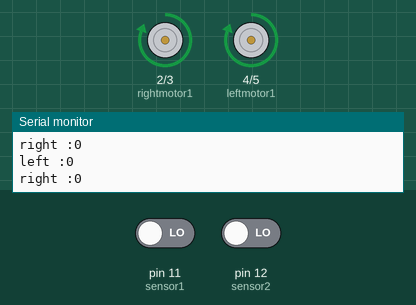
This sketch was run on a simulated Arduino Uno, built with avr-gcc and run on an emulated ATmega328P. On the bench: motor-driver pin pairs drawn as motors (green arrow = first pin HIGH = forward, orange = second pin HIGH = backward, longer = more drive), the last lines printed to the serial monitor. The test bench sets the inputs (shaded band); at power-on: pin 11 (sensor1) LOW, pin 12 (sensor2) LOW.

Above: at 1.2 s.
1.3 s: pin 11 (sensor1) driven HIGH
At 2.0 s:
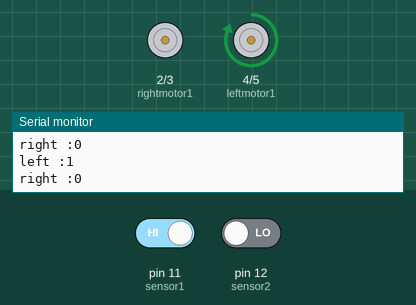
2.8 s: pin 12 (sensor2) driven HIGH
At 3.9 s:
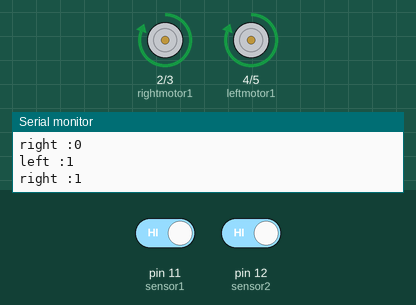
4.3 s: pin 11 (sensor1) driven LOW
At 5.1 s:
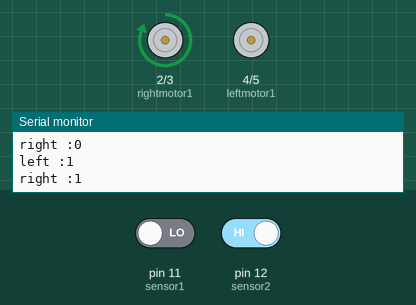
Timing chart, 0 to 7.3 s (numbered marks = the images above; inputs shaded):
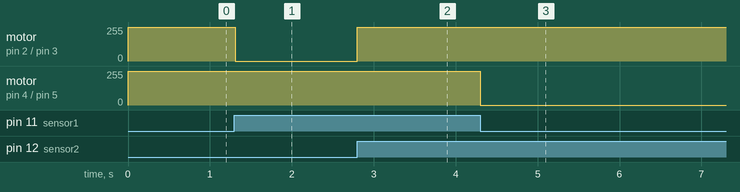

Measured:
- after the input at 1.3 s, motor on pin 2 (rightmotor1) / pin 3 (rightmotor2): forward 255/255 → stopped at once
- after the input at 2.8 s, motor on pin 2 (rightmotor1) / pin 3 (rightmotor2): stopped → forward 255/255 at once
- after the input at 4.3 s, motor on pin 4 (leftmotor1) / pin 5 (leftmotor2): forward 255/255 → stopped at once

The sketch:

robot.ino
```cpp
// 2,3- right
//4,5 -left

int sensor1 = 11; //left
int sensor2 = 12; //right
int rightmotor1 =2;
int rightmotor2 =3;
int leftmotor1 =4;
int leftmotor2 =5;

void setup() {
pinMode(sensor1,INPUT);
pinMode(sensor2,INPUT);
pinMode(rightmotor1, OUTPUT);
pinMode(rightmotor2, OUTPUT);
pinMode(leftmotor1, OUTPUT);
pinMode(leftmotor2, OUTPUT);


Serial.begin(9600);
digitalWrite(rightmotor1,LOW);
digitalWrite(rightmotor2,LOW);
digitalWrite(leftmotor1,LOW);
digitalWrite(leftmotor2,LOW);
}

void loop() {


Serial.print("left :");
Serial.print(digitalRead(sensor1));
Serial.print("\n");
Serial.print("right :");
Serial.print(digitalRead(sensor2));
Serial.print("\n");

forward();
while(digitalRead(sensor1) && digitalRead(sensor2));

 if(digitalRead(sensor2)){
  left();
  while(!digitalRead(sensor1));

  }else if(digitalRead(sensor1)){
    right();
  while(!digitalRead(sensor2));
    stopit();
    }

}
void forward(void){

digitalWrite(rightmotor1,HIGH);
digitalWrite(rightmotor2,LOW);
digitalWrite(leftmotor1,HIGH);
digitalWrite(leftmotor2,LOW);
}
void backward(void){

digitalWrite(rightmotor1,LOW);
digitalWrite(rightmotor2,HIGH);
digitalWrite(leftmotor1,LOW);
digitalWrite(leftmotor2,HIGH);
}
void right(void){

digitalWrite(rightmotor1,LOW);
digitalWrite(rightmotor2,LOW);
digitalWrite(leftmotor1,HIGH);
digitalWrite(leftmotor2,LOW);
}
void left(void){

digitalWrite(rightmotor1,HIGH);
digitalWrite(rightmotor2,LOW);
digitalWrite(leftmotor1,LOW);
digitalWrite(leftmotor2,LOW);
}
void stopit(void){
digitalWrite(rightmotor1,LOW);
digitalWrite(rightmotor2,LOW);
digitalWrite(leftmotor1, LOW);
digitalWrite(leftmotor2,LOW);
}
```
